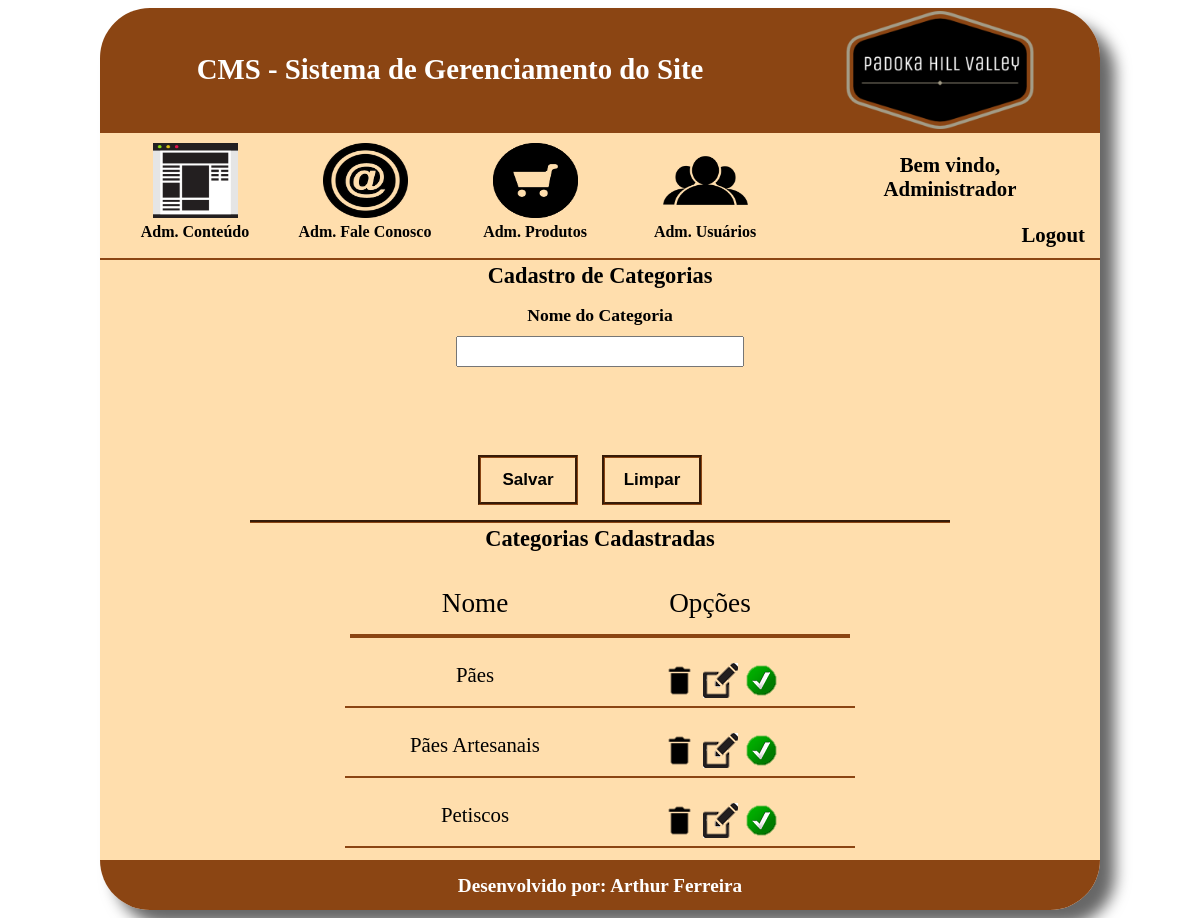
The page /PADOKA/cms/cadastro_categorias.php (signed in) on the database its author committed.
### tables this page shows
CREATE TABLE `tbl_categoria` (
  `id` int(11) NOT NULL AUTO_INCREMENT,
  `nome` varchar(70) NOT NULL,
  `status` tinyint(1) NOT NULL,
  PRIMARY KEY (`id`)
);

### PADOKA/cms/cadastro_categorias.php (the view, shortened to what this page needs)
<?php
    $nome="";
    $botao = "Salvar";
?>
<!DOCTYPE html>
<html>
    <head>
        <link rel="stylesheet" type="text/css" href="css/styleCadastroCategoria.css">
        <link rel="stylesheet" type="text/css" href="css/styleMenu.css">
    </head>
    <body>
        <div id="main">
            <header>
                <?php require_once 'menu.php'; ?>
            </header>
            <div id="content">
                <div class="titulo_content">
                    Cadastro de Categorias
                </div>
                <form name="frmCadastroCategorias" method="post" action="cadastro_categorias.php">
                    <section class="content_cadastro">
                        <div class="campos">
                            <div class="subtitulo">
                                Nome do Categoria
                            </div>
                            <input type="text" name="txtNome" id="txtNome" class="inputs" value="<?php echo($nome); ?>">
                        </div>
                        <div id="botoes">
                            <input type="submit" id="btnSalvar" value="<?php echo($botao); ?>" name="btnSalvar" class="botao_style">
                            <input type="reset" value="Limpar" name="btnLimpar" class="botao_style">
                         </div>
                    </section>
                    <div id="borda"></div>
                    <div class="titulo_content">
                        Categorias Cadastradas
                    </div>
                    <section class="content_cadastro" id="niveis_cadastrados">
                        <div id="tabela">
                            <div id="linha_titulos">
                                <div id="titulos_tabela">
                                    <div class="titulos">
                                        Nome
                                    </div>
                                    <div class="titulos">
                                        Opções
                                    </div>
                                </div>
                            </div>
                            <div id="registros">
                            <?php
                                $sql =  "SELECT * FROM tbl_categoria";
                                $resultado = mysql_query($sql);
                                while($categorias = mysql_fetch_array($resultado)){
                                    if($categorias['status'] == 1){
                                        $imgStatus = "status1.png";
                                    } else if($categorias['status'] == 0){
                                        $imgStatus = "status0.png";
                                    }
                            ?>
                                <div class="registros_tabela">
                                    <div class="registros">
                                        <?php echo($categorias['nome']);?>
                                    </div>
                                    <div class="registros">
                                        <a href="cadastro_categorias.php?modo=excluir&id=<?php echo($categorias['id']) ?>">
                                            <img src="imagens/delete.png" class="img-opcoes">
                                        </a>
                                        <a href="cadastro_categorias.php?modo=consultar&id=<?php echo($categorias['id']) ?>">
                                            <img src="imagens/edit.png" class="img-opcoes">
                                        </a>
                                        <a href="cadastro_categorias.php?modo=status&id=<?php echo($categorias['id']) ?>&status=<?php echo($categorias['status']) ?>">
                                            <img src="imagens/<?php echo($imgStatus); ?>" class="img-opcoes">
                                        </a>
                                    </div>
                                </div>
                            <?php } ?>
                            </div>
                        </div>
                    </section>
                </form>
            </div>
            <footer>
                Desenvolvido por: Arthur Ferreira
            </footer>
        </div>
    </body>
</html>

### PADOKA/cms/css/styleCadastroCategoria.css (style rules this page uses)
#main { width: 1000px; height: auto; margin-left: auto; margin-right: auto; border-radius: 50px; box-shadow: 15px 15px 15px rgba(0, 0, 0, .6); }
header { width: 1000px; height: 250px; color: #FFFFFF; font-weight: 700; background-color: #8B4513; border-top-left-radius: 50px; border-top-right-radius: 50px; }
#content { width: 1000px; height: 600px; text-align: center; margin-top: 2px; background-color: #FFDEAD; }
.titulo_content { width: 1000px; height: 27px; font-size: 1.4em; font-weight: 800; padding-top: 3px; }
.content_cadastro { width: 970px; height: 200px; padding: 15px; }
#niveis_cadastrados { height: 270px; }
.campos { width: 300px; height: 100px; text-align: center; font-size: 1.1em; font-weight: 800; margin-right: auto; margin-left: auto; }
.inputs { width: 280px; height: 25px; margin-top: 10px; }
#botoes { width: 400px; height: 50px; margin-left: auto; margin-right: auto; margin-top: 50px; text-align: center; }
.botao_style { width: 100px; height: 50px; margin-right: 20px; background-color: rgba(0, 0, 0, .0); border: groove 3px #8B4513; font-size: 17px; font-weight: 900; }
#borda { width: 700px; border-bottom: groove 3px #8B4513; margin-left: auto; margin-right: auto; }
#tabela { width: 515px; height: 280px; margin-left: auto; margin-right: auto; }
#linha_titulos { width: 500px; height: 70px; margin-left: auto; margin-right: auto; }
#titulos_tabela { width: 480px; height: 46px; padding: 10px; border-bottom: solid 4px #8B4513; }
.titulos { width: 230px; height: 40px; font-size: 1.7em; text-align: center; padding-top: 10px; margin-right: 5px; float: left; }
#registros { width: 510px; height: 210px; margin-left: auto; margin-right: auto; overflow-y: auto; overflow-x: hidden; }
.registros_tabela { width: 805px; height: 48px; padding: 10px; border-bottom: solid 2px #8B4513; }
.registros { width: 240px; height: 40px; font-size: 1.3em; text-align: center; padding-top: 15px; overflow: hidden; margin-right: 5px; float: left; white-space: nowrap; text-overflow: ellipsis; }
footer { width: 1000px; height: 35px; text-align: center; padding-top: 15px; font-size: 1.2em; color: #FFFFFF; font-weight: 700; background-color: #8B4513; border-bottom-left-radius: 50px; border-bottom-right-radius: 50px; }
a:link { color: #000000; text-decoration: none; }

### rows shown on the page
tbl_categoria: nome "Pães"
tbl_categoria: nome "Pães Artesanais"
tbl_categoria: nome "Petiscos"

### other values the page prints
$_SESSION['nome'] "Administrador"
